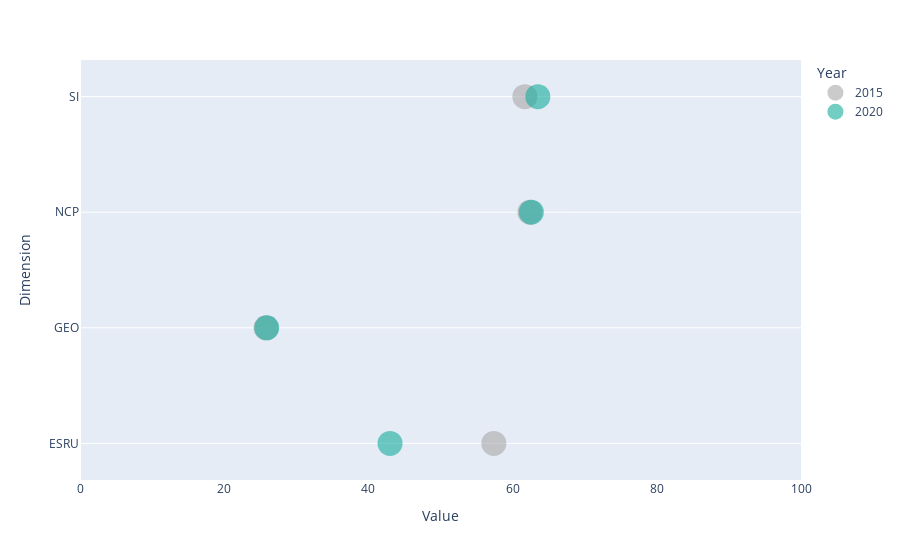

Notebook code cell kept with this figure:
### Code cell
df = data[(data.Aggregation.isin(['Dimension'])) & (data.Year.isin([2015, 2020]))].groupby(['Variable', 'Year']).mean().reset_index()
df['Value'] = df['Value'].round(1)
df['Year'] = df['Year'].astype(int).astype(str)
fig = px.scatter(df, x="Value", 
                 y="Variable",
                 color='Year',
                 labels={"Variable": 'Dimension'},
                 color_discrete_map={'2020': '#14ac9c', '2015':'darkgrey'},
)
fig.update_traces(marker=dict(size=25, opacity=0.6))
fig.update_xaxes(showgrid=False, range=[0,100])

fig

### Figure 1 — Plotly figure (JSON) as saved in the notebook; plotly's stock layout.template omitted (floating-point values rounded to 4 significant figures)
{"data": [{"hovertemplate": "Year=2015<br>Value=%{x}<br>Dimension=%{y}<extra></extra>", "legendgroup": "2015", "marker": {"color": "darkgrey", "opacity": 0.6, "size": 25, "symbol": "circle"}, "mode": "markers", "name": "2015", "orientation": "h", "showlegend": true, "type": "scatter", "x": [57.4, 25.8, 62.4, 61.7], "xaxis": "x", "y": ["ESRU", "GEO", "NCP", "SI"], "yaxis": "y"}, {"hovertemplate": "Year=2020<br>Value=%{x}<br>Dimension=%{y}<extra></extra>", "legendgroup": "2020", "marker": {"color": "#14ac9c", "opacity": 0.6, "size": 25, "symbol": "circle"}, "mode": "markers", "name": "2020", "orientation": "h", "showlegend": true, "type": "scatter", "x": [43, 25.9, 62.6, 63.5], "xaxis": "x", "y": ["ESRU", "GEO", "NCP", "SI"], "yaxis": "y"}], "layout": {"legend": {"title": {"text": "Year"}, "tracegroupgap": 0}, "margin": {"t": 60}, "xaxis": {"anchor": "y", "domain": [0, 1], "range": [0, 100], "showgrid": false, "title": {"text": "Value"}}, "yaxis": {"anchor": "x", "domain": [0, 1], "title": {"text": "Dimension"}}}}
